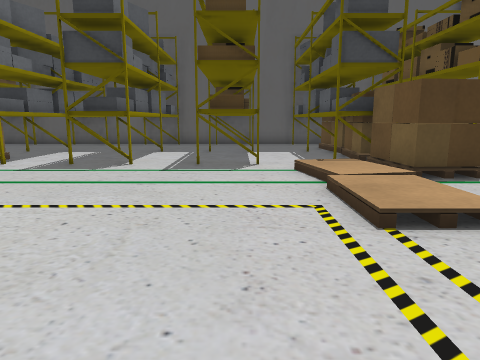
View 1 (above)

24 first-person views from a walk through a robot-simulator world made for Gazebo. The camera is 0.5 m above the floor, tilts 10° down and sees 70° across. The floor is counted in squares, 0.5 m on a side. Each view is taken from the middle of a square. On the plan, view 1 faces up. The plan holds only what a view shows up to about 13 squares ahead; the rest is blank. The place goes on beyond the plan. Some surface patterns are stand-ins.

View 2
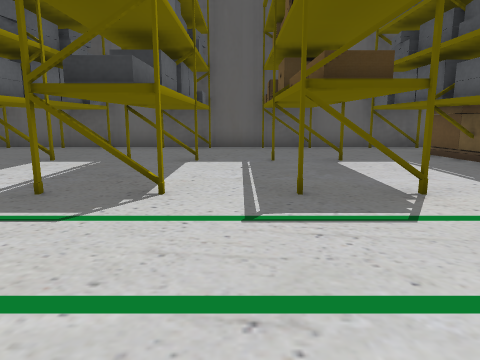

View 3
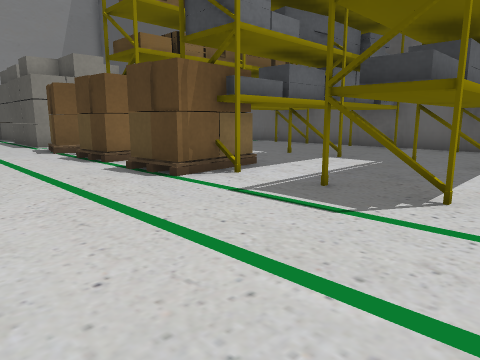

View 4
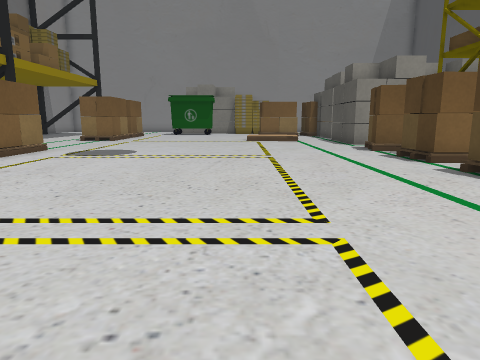

View 5
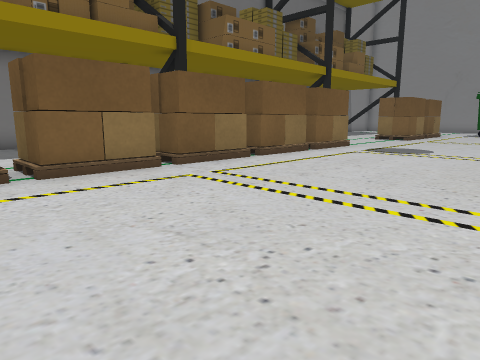

View 6
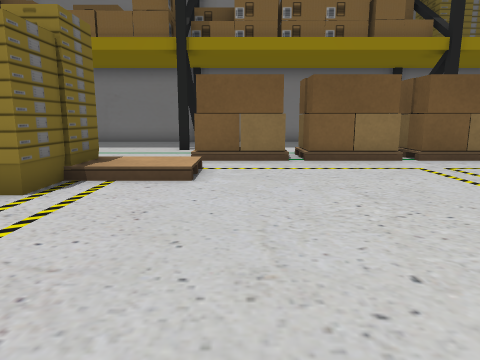

View 7
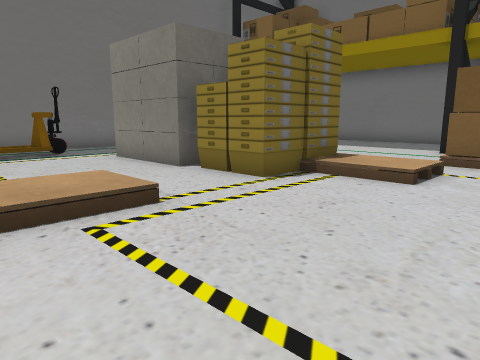

View 8
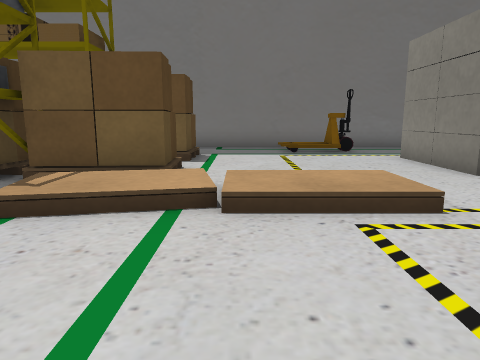

View 9
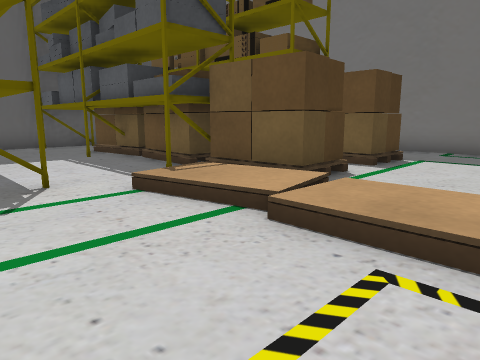

View 10
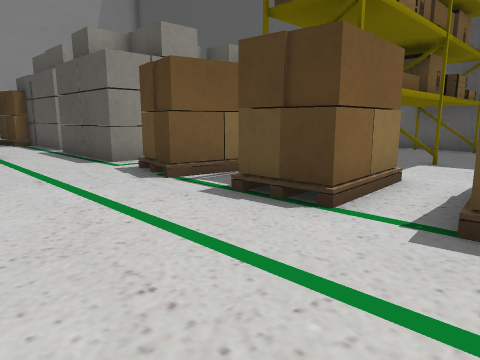

View 11
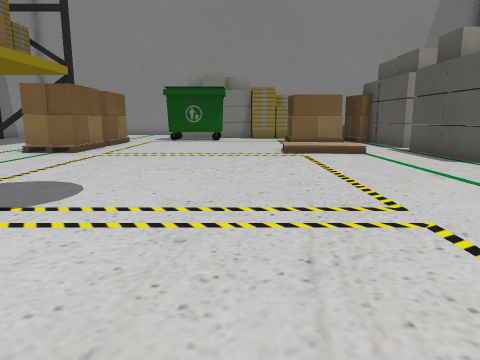

View 12
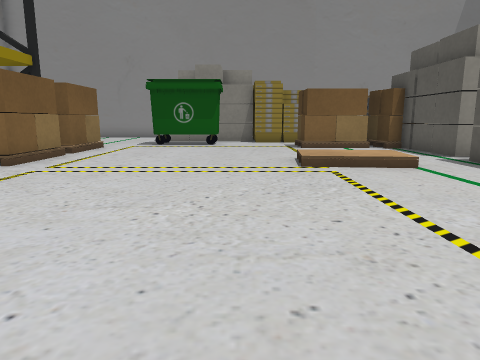

View 13
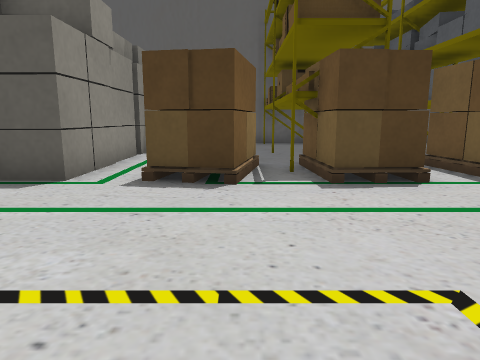

View 14
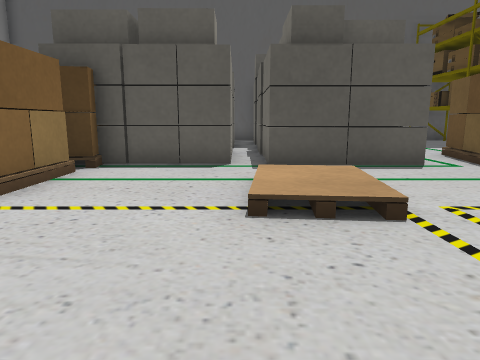

View 15
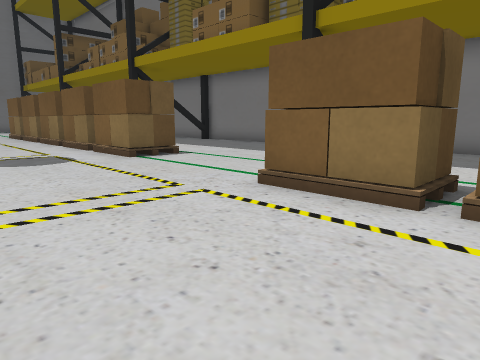

View 16
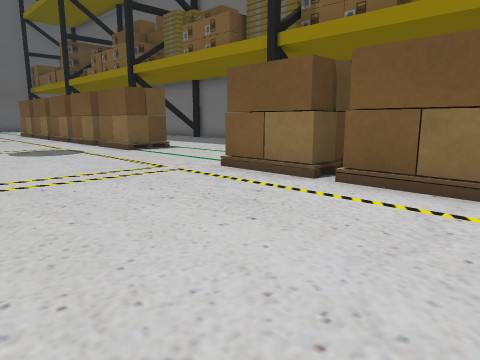

View 17
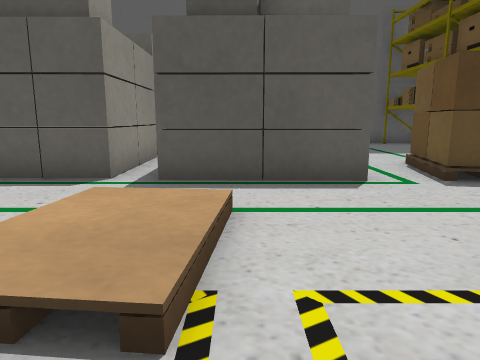

View 18
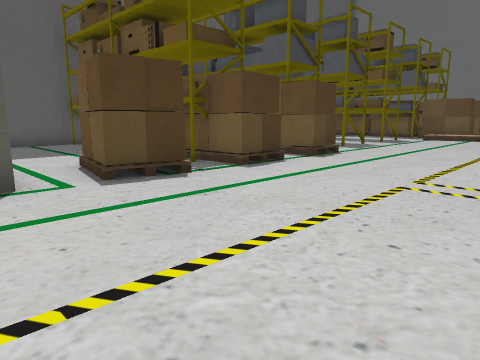

View 19
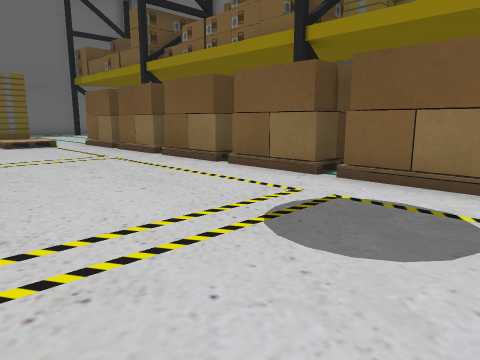

View 20
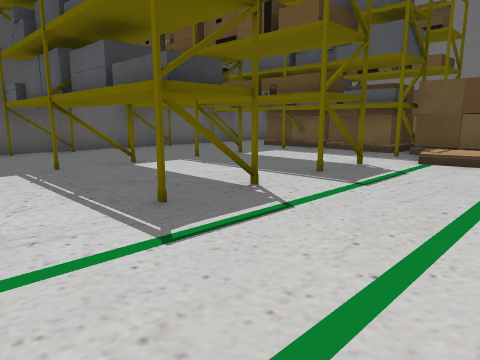

View 21
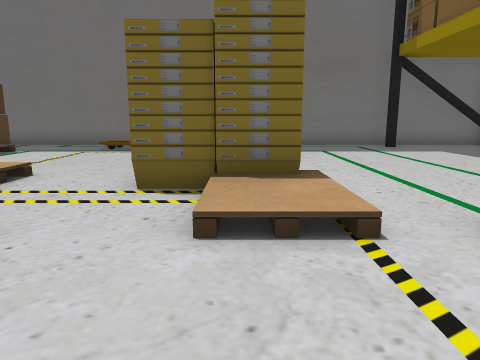

View 22
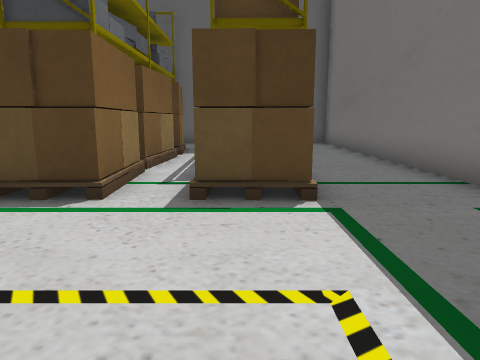

View 23
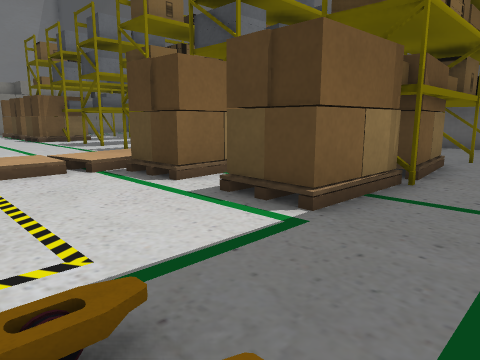

View 24
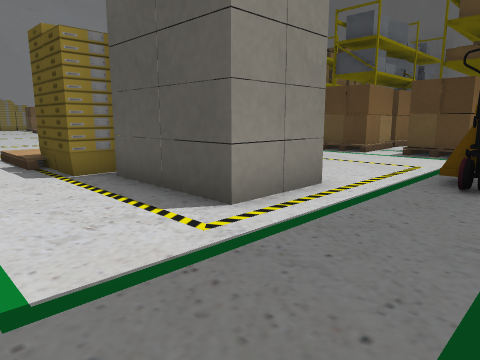

### Floor plan
Key: @ floor where view 1 was taken; # wall or solid block; . main floor; : floor 0.1 m higher than the main floor; S shelf; P pallet; H house; B bucket.
Columns run from 24 left of view 1 to 11 right of it. Each row starts with its distance up from view 1.
 18           #######################
 17           . SSS.SS.SSS.SS..SS  S   #
 16           ..SSS.SS.SSS.SS..SS  SS .#
 15        HH ..SSS.SS.SSS.SS..SPP SS .#
 14        HH...SSS.SS.SSS.SS..SPP SS..#
 13     H HHH...SSS.SS.SSS.SS..SPP.SS..#
 12     HH  H...SSS.SS.SSS.SS..SPPPSS..#
 11     HHH H.PPSSPPPS.SSS.SS..SPPPSS..#
 10  HHHHHHHH.PPSPPPPS.SSS.SS..SPP. S..#
  9  PHHHHHHH.PPPPPPPP..........PP  P..#
  8 PP.........P.P..P.........::PPPPP..#
  7 PP........................::PP.PP..#
  6 PP...:....................::.......#
  5 P....:....................::.......#
  4 ..........................::.......#
  3 .................................P.#
  2 ..........................BBHHHH...#
  1 ..........................BBB  H...#
  0 ........................@:BBBHHH...#
 -1 ........................::BBB......
 -2 .PPPPP.....PP.PP.PP.PPPPP..........
 -3  PPPPPP....PPPPPPPPPPPPPP..........#
 -4    . P.....PP P   P  P   ..........#
 -5    ...  .....     ######  ........ #
 -6 ##################      ############

Positions as (right, up) in squares from view 1, and headings:
1: (0, 0), facing up
2: (-2, 5), facing up
3: (-2, 5), facing up-left
4: (-2, 4), facing left
5: (-1, 4), facing down-left
6: (-1, 6), facing down
7: (-2, 6), facing down-right
8: (-2, 6), facing right
9: (-1, 4), facing up-right
10: (-8, 5), facing up-left
11: (-8, 3), facing left
12: (-11, 3), facing left
13: (-13, 3), facing up
14: (-20, 1), facing up
15: (-22, 2), facing down-right
16: (-24, 3), facing down-right
17: (-18, 3), facing up
18: (-17, 3), facing up-right
19: (-14, 3), facing down-right
20: (-7, 6), facing up-right
21: (-3, 0), facing right
22: (7, 3), facing up
23: (10, 4), facing up-left
24: (10, -3), facing up-left
